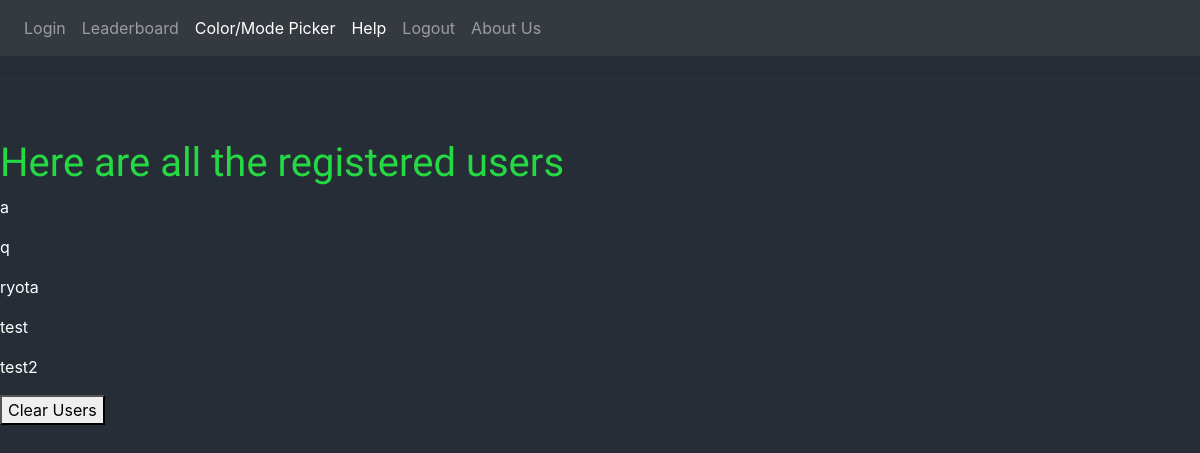
The page /adminpanel on the database as committed earlier.
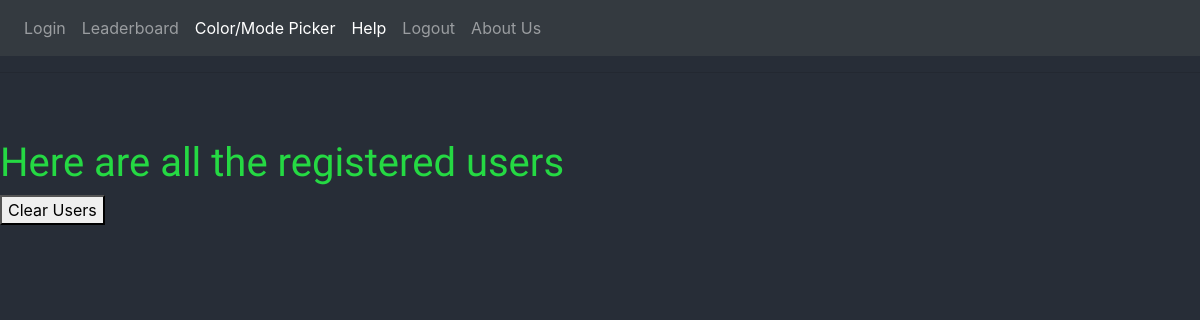
The same page on the database as committed later.
### mygame/models.py (models this page shows, shortened)
class User(UserMixin, db.Model):
    id = db.Column(db.Integer, primary_key=True)
    username = db.Column(db.String(64), index=True, unique=True)
    userscore = db.Column(db.Integer, default=0)
    blackscore = db.Column(db.Integer, default=0)
    hardscore = db.Column(db.Integer, default=0)
    password_hash = db.Column(db.String(128))
    posts = db.relationship('Post', backref='author', lazy='dynamic')

### mygame/routes.py (the view)
@app.route('/adminpanel')
def admin():
    users = User.query.all()
    return render_template('adminpanel.html', title='Admin Page', users=users)

### mygame/templates/adminpanel.html
{% extends "base.html" %}
{% block content %}
    <h1>Here are all the registered users</h1>
    {% for user in users %}
    <div><p>{{ user.username }}</p></div>
    {% endfor %}
    <form action="/adminpanel/" method="post">
      <button name="Clear Users" type="submit"> Clear Users </button>
{% endblock %}:w

Rows that differ between the two databases and show on the page:
removed User: username "a"
removed User: username "q"
removed User: username "ryota"
removed User: username "test"
removed User: username "test2"
